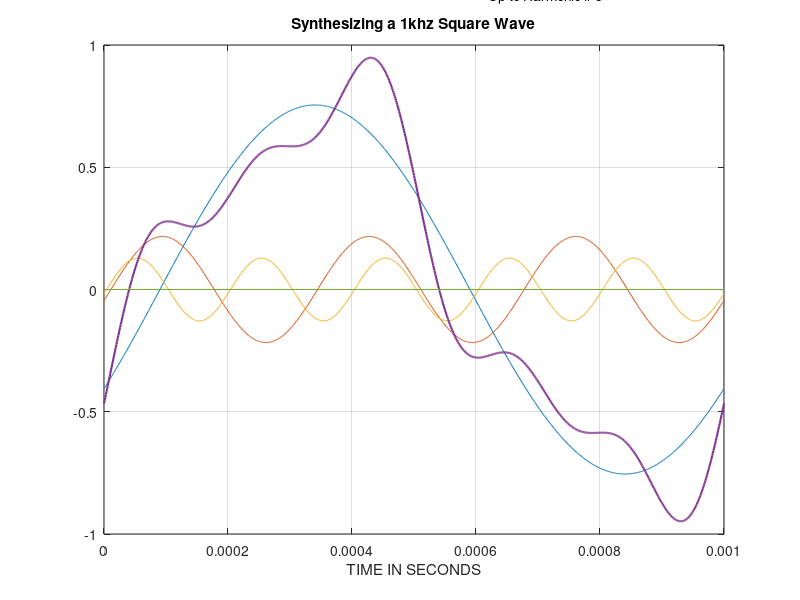

Recreate this plot in MATLAB.
%Piter Garcia
%Square Wave = Sum of N Harmonics
%Plot of Individual Harmonics and 1khz Square Wave
%LabNo.37
clf

N=input('N= ');
w= 2*pi*1000;
t=0:1e-6:1e-3
for n=1:2:N
    vn=2/(n*pi)*sin(n*w*t)-(4./(n.^2*pi^2)*cos(n*w*t));
    plot(t,vn)
    hold on
    if n==1
        v=vn;
    else
        v=vn+v;
    end
end
plot(t,v, 'LineWidth', 1.5)
grid on
plot([0, 0.001],[0, 0])

xlabel('TIME IN SECONDS')
title('Synthesizing a 1khz Square Wave')
text(0.62e-3, 1.2, ['Up to Harmonic # ', num2str(N)])
hold on
